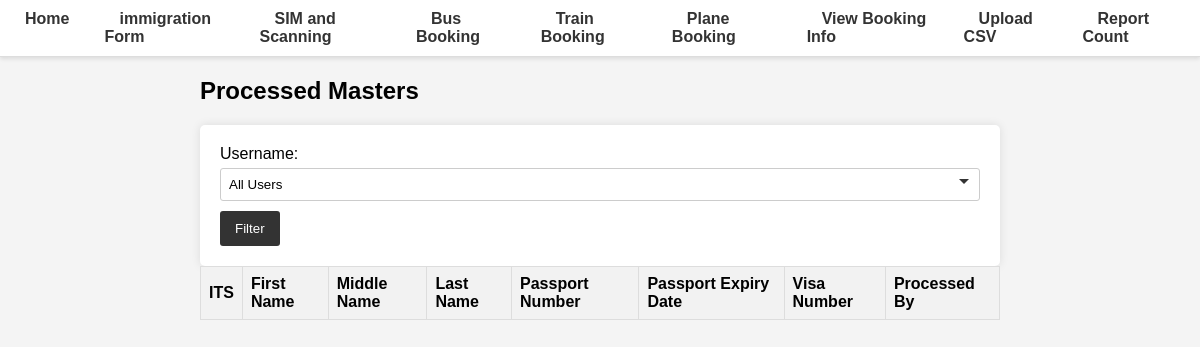
Before: /processed-masters/ with the older database file.
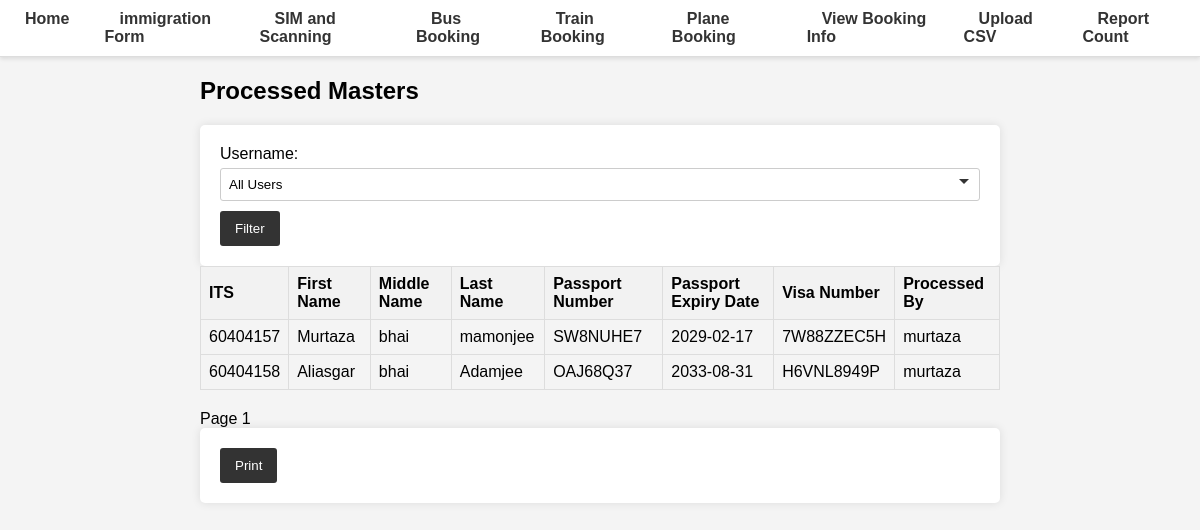
After: the same page with the newer database file.
### database.py (models this page shows)
class ProcessedMaster(Base):
    __tablename__ = "processed_master"
    id = Column(Integer, primary_key=True, index=True)
    ITS = Column(Integer, ForeignKey('master.ITS'), unique=True, index=True)
    first_name = Column(String, index=True)
    middle_name = Column(String, index=True)
    last_name = Column(String, index=True)
    DOB = Column(Date)
    passport_No = Column(String, index=True)
    passport_Expiry = Column(Date, index=True)
    Visa_No = Column(String, index=True)
    Mode_of_Transport = Column(String, index=True)
    phone = Column(String, index=True)
    arrived = Column(Boolean, default=False)
    timestamp = Column(DateTime, default=func.now())
    processed_by = Column(String, ForeignKey('users.username'))

### main.py (the view)
@app.get("/processed-masters/", response_class=HTMLResponse)
async def get_processed_masters(
    request: Request,
    page: int = 1,
    user: str = None,  # Accept username from query parameter
    db: Session = Depends(get_db)
):
    users = db.query(User).all()
    total_count = db.query(func.count(ProcessedMaster.ITS)).scalar()
    query = db.query(ProcessedMaster)
    if user:
        query = query.filter(ProcessedMaster.processed_by == user)
    processed_masters = (
        query.offset((page - 1) * PAGE_SIZE)
        .limit(PAGE_SIZE)
        .all()
    )
    return templates.TemplateResponse(
        "processed_masters.html",
        {
            "request": request,
            "processed_masters": processed_masters,
            "page": page,
            "page_size": PAGE_SIZE,
            "total_count": total_count,
            "users": users,
            "selected_user": user,  # Pass the selected username to the template
        }
    )

### templates/processed_masters.html (shortened to what this page needs)
{% extends "base.html" %}
{% block content %}
<h2>Processed Masters</h2>
<form action="" method="get">
  <label for="user">Username:</label>
  <select name="user" id="user">
    <option value="">All Users</option>
  </select>
  <button type="submit">Filter</button>
</form>
<table>
  <tr>
    <th>ITS</th>
    <th>First Name</th>
    <th>Middle Name</th>
    <th>Last Name</th>
    <th>Passport Number</th>
    <th>Passport Expiry Date</th>
    <th>Visa Number</th>
    <th>Processed By</th>
  </tr>
  {% for master in processed_masters %}
    {% if not selected_user or master.processed_by == selected_user %}
    <tr>
      <td>{{ master.ITS }}</td>
      <td>{{ master.first_name }}</td>
      <td>{{ master.middle_name }}</td>
      <td>{{ master.last_name }}</td>
      <td>{{ master.passport_No }}</td>
      <td>{{ master.passport_Expiry }}</td>
      <td>{{ master.Visa_No }}</td>
      <td>{{ master.processed_by }}</td>
    </tr>
    {% endif %}
  {% endfor %}
</table>
{% if processed_masters %}
<div>
  Page {{ page }}
</div>
<div>
  <form action="/print" method="post">
    <button type="submit">Print</button>
  </form>
</div>
{% endif %}
{% endblock %}

Changed rows visible on the page:
added ProcessedMaster: ITS "60404157", first_name "Murtaza", middle_name "bhai", last_name "mamonjee", passport_No "SW8NUHE7", passport_Expiry "2029-02-17", Visa_No "7W88ZZEC5H", processed_by "murtaza"
added ProcessedMaster: ITS "60404158", first_name "Aliasgar", middle_name "bhai", last_name "Adamjee", passport_No "OAJ68Q37", passport_Expiry "2033-08-31", Visa_No "H6VNL8949P", processed_by "murtaza"
Other visible differences:
{{ page }}: (not shown) → "1"
text now shown: "Page Print"
